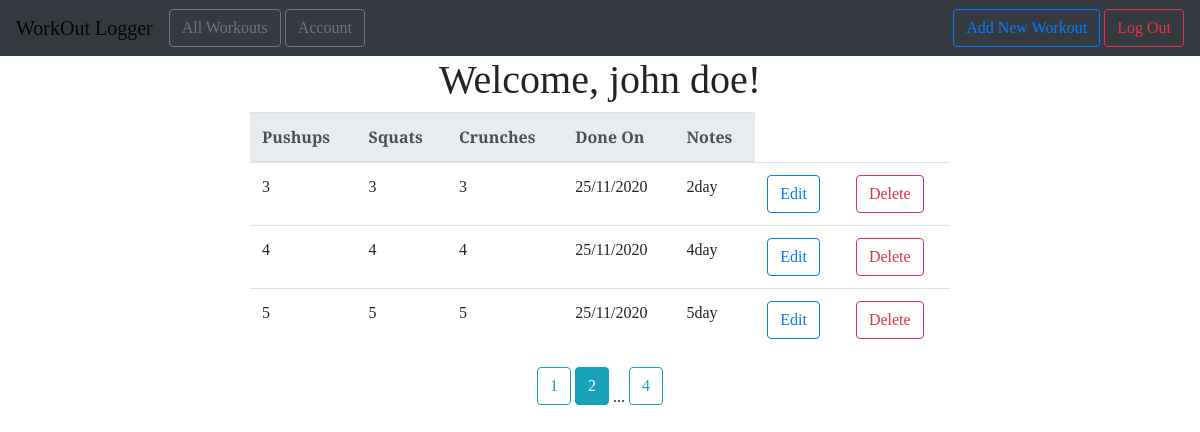
The app's page /all?page=2 (signed in) with its own data.
### workout_logger/models.py (models this page shows)
class User(db.Model, UserMixin):
    id = db.Column(db.Integer, primary_key=True)
    email = db.Column(db.String(100), unique=True)
    password = db.Column(db.String(100))
    name = db.Column(db.String(100))
    workouts = db.relationship('Workout', backref='author', lazy=True)

class Workout(db.Model):
    id = db.Column(db.Integer, primary_key=True)
    pushups = db.Column(db.Integer, nullable=False)
    squats = db.Column(db.Integer, nullable=False)
    crunches = db.Column(db.Integer, nullable=False)
    date_posted = db.Column(db.DateTime, nullable=False, default=datetime.utcnow)
    comment = db.Column(db.Text, nullable=False)
    user_id = db.Column(db.Integer, db.ForeignKey('user.id'), nullable=False)

### workout_logger/main.py (the view)
@main.route('/all')
@login_required
def user_workouts():
    page = request.args.get('page', 1, type=int)
    user = User.query.filter_by(email=current_user.email).first_or_404()
    workouts =  Workout.query.filter_by(author=user).paginate(page=page, per_page=3)
    return render_template('all_workouts.html', workouts=workouts, user=user)

### workout_logger/__init__.py (called while the page is built)
def create_app():
    app = Flask(__name__)
    app.config['SECRET_KEY'] = 'secret-key'
    app.config['SQLALCHEMY_DATABASE_URI'] = 'sqlite:///db.sqlite'
    db.init_app(app)
    login_manager = LoginManager()
    login_manager.login_view = 'auth.login'
    login_manager.init_app(app)
    from .models import User
    @login_manager.user_loader
    def load_user(user_id):
        return User.query.get(int(user_id))
    from .main import main as main_blueprint
    app.register_blueprint(main_blueprint)
    from .auth import auth as auth_blueprint
    app.register_blueprint(auth_blueprint)
    return app

### workout_logger/templates/all_workouts.html (shortened to what this page needs)
{% extends "base.html" %} {% block head %} {{ super() }}
<link rel="stylesheet" href="{{ url_for('static', filename='css/extended_beauty.css') }}">
{% endblock %} {% block content %}
<center>
  <h1>Welcome, {{ user.name }}!</h1>
</center>
<center>
  <div>
      <table class="table table-hover" style="width: 700px;">
          <thead class="thead-light">
          <tr>
              <th scope="col">Pushups</th>
              <th scope="col">Squats</th>
              <th scope="col">Crunches</th>
              <th scope="col">Done On</th>
              <th scope="col">Notes</th>
          </tr>
          </thead>
          <tbody>
          {% for workout in workouts.items %}
          <tr>
              <td>{{ workout.pushups }}</td>
              <td>{{ workout.squats}}</td>
              <td>{{ workout.squats}}</td>
              <td>{{ workout.date_posted.strftime('%d/%m/%Y') }}</td>
              <td>{{ workout.comment }}</td>
              <td>
                <a href="{{ url_for('main.update_workout', workout_id=workout.id)}}" class="btn btn-outline-primary" role="button">
                Edit
                </a></td>
              <td>
                <a href="{{ url_for('main.delete_workout', workout_id=workout.id)}}" class="btn btn-outline-danger" role="button">
                Delete
              </a>
            </td>
          </tr>
          {% endfor %}
        </tbody>
      </table>
      {% for page_num in workouts.iter_pages(left_edge=1, right_edge=1, left_current=1, right_current=1) %} {% if page_num %} {% if workouts.page == page_num %}
      <a  class="btn btn-info mb-4"
          href="{{ url_for('main.user_workouts', page=page_num) }}">{{ page_num }}</a>
        {% else %}
        <a  class="btn btn-outline-info mb-4"
            href="{{ url_for('main.user_workouts', page=page_num) }}">{{ page_num }}</a>
        {% endif %} {% else %} ... {% endif %} {% endfor %}
    </div>
</center>
  {% endblock %}

### workout_logger/static/css/beauty.css (style rules this page uses)
* { font-family: "Arvo", serif; }

### workout_logger/static/css/extended_beauty.css (style rules this page uses)
h1, h2, h4, p { font-family: "Arvo", serif; }

### records on screen
User: name "john doe"
Workout: pushups "3", squats "3", date_posted "25/11/2020", comment "2day"
Workout: pushups "4", squats "4", date_posted "25/11/2020", comment "4day"
Workout: pushups "5", squats "5", date_posted "25/11/2020", comment "5day"

### other values on screen
{{ page_num }} "1" "4"
{{ page_num }} "2"
